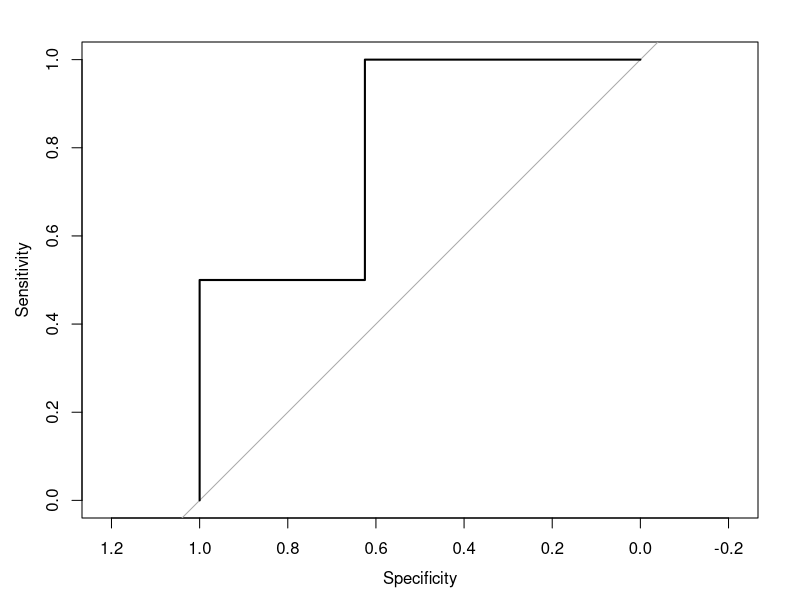

Write the R code that produced this figure.
# Logistic Regression model

# Notes about this model:
# Due to the low number of samples and relatively large number of predictors, we cannot apply logistic regression using every
# feature because the fit method will not converge. (Try it and see). So, we'll pick two features to fit our logistic regression
# model - Contact and AreaCode in order to demonstrate a few important concepts (e.g. one-hot-encoding)

options(scipen=20, digits=4)

# Load packages
library(data.table)
library(stringr)
library(caret)  # for assessing feature importances
library(pROC)

#======================================================================================================
# Load Data (Assumes your current working directory is the Rank Sales Leads problem directory)

train <- fread("_Data/train.csv", select=c("LeadID", "CompanyName", "PhoneNumber", "Contact", "Sale"))
test <- fread("_Data/test.csv", select=c("LeadID", "CompanyName", "PhoneNumber", "Contact", "Sale"))

#======================================================================================================
# Really quick and dirty analysis

# View the raw data
train

# Some thoughts & ideas come to mind
# - Phone number probably isn't useful... but maybe AreaCode is since it should separate the samples by geography => demographics
# - It probably makes sense to order the Contact values: general line < other < manager < owner (this affects the model's construction)

# Now let's see what our overall hit ratio is
train[, list(Samples=.N, Sales=sum(Sale), HitRatio = sum(Sale)/.N)]  # .35

#======================================================================================================
# Feature engineering and transforming the training dataset

# Some things to keep in mind
# - logistic regression only accepts numeric and logical values. So we need to convert Contact to numeric
# - We need to extract AreaCode from PhoneNumber, and then one-hot-encode them (because it doesn't make sense to order AreadCodes)
# - The test set could have an AreaCode not seen in the train set (it doesn't, but it could. So we'll account for that)

#--------------------------------------------------
# Contact (convert to numeric, 1-4)

# In this case, we know all the possible contact types
contacts <- c("general line", "other", "manager", "owner")  # Note the order of the elements
train[, Contact := match(Contact, contacts)]
test[, Contact := match(Contact, contacts)]

#--------------------------------------------------
# AreaCode

train[, AreaCode := substr(PhoneNumber, 1, 3)]  # train
test[, AreaCode := substr(PhoneNumber, 1, 3)]  # test

# Now we need to create a dummy variable for each area code (i.e. one-hot-encoding)
train_dummies <- dcast(train[, list(LeadID, AreaCode)], LeadID ~ AreaCode, fun.aggregate=function(x) 1, fill=0, value.var="AreaCode")
setnames(train_dummies, colnames(train_dummies), paste0("AC", colnames(train_dummies)))  # Prefix each column name with "AC"
setnames(train_dummies, "ACLeadID", "LeadID")  # Change "ACLeadID" back to "LeadID"
train <- train_dummies[train, on="LeadID"]  # Merge the dummy columns back to the train dataset

test_dummies <- dcast(test[, list(LeadID, AreaCode)], LeadID ~ AreaCode, fun.aggregate=function(x) 1, fill=0, value.var="AreaCode")
setnames(test_dummies, colnames(test_dummies), paste0("AC", colnames(test_dummies)))  # Prefix each column name with "AC"
setnames(test_dummies, "ACLeadID", "LeadID")  # Change "ACLeadID" back to "LeadID"
test <- test_dummies[test, on="LeadID"]  # Merge the dummy columns back to the test dataset

# Our test dataset needs to include every dummy variable that's in the train set. Add any missing area code columns with all 0s, if needed.
areacodes_in_train_not_in_test <- setdiff(colnames(train_dummies), colnames(test_dummies))
if(length(areacodes_in_train_not_in_test) > 0) test[, eval(parse(text= paste0("`:=`(", paste0(areacodes_in_train_not_in_test, "=0L", collapse=","), ")") ))]

#======================================================================================================
# Logistic Regression Model

# We have to use the formula syntax here, so something like "Sale ~ Contact + AC310 + ..."
# Also, we need to exclude one of the area codes to avoid a rank-deficient matrix (every column must be independent of the others)
# Note that we could just punch "Sale ~ Contact + AC504 + AC646" into the glm() method, but instead we'll build the formula string dynamically

features <- c("Contact", colnames(train_dummies[, !c("LeadID", "AC310"), with=FALSE]))
formula_str <- paste("Sale ~", paste(features, collapse=" + "))
model <- glm(formula_str, family=binomial(link='logit'), data=train)

#--------------------------------------------------
# Evaluate the fit

summary(model)
varImp(model, scale=FALSE)

#======================================================================================================
# Make some predictions on the test set & evaluate the results

# Make Predictions
test[, ProbSale := predict(model, newdata=test, type='response')]

#--------------------------------------------------
# Rank the predictions from most likely to least likely

setorder(test, -ProbSale)
test[, ProbSaleRk := .I]

#--------------------------------------------------
# Take a look

test[, list(ProbSaleRk, CompanyName, ProbSale, Sale)]  # Looks perty good!

#--------------------------------------------------
# Let's evaluate the results using area under the ROC curve using the pROC package

rocCurve <- roc(response=test$Sale, predictor=test$ProbSale, direction="<")
rocCurve$auc  # 0.812
plot(rocCurve)

